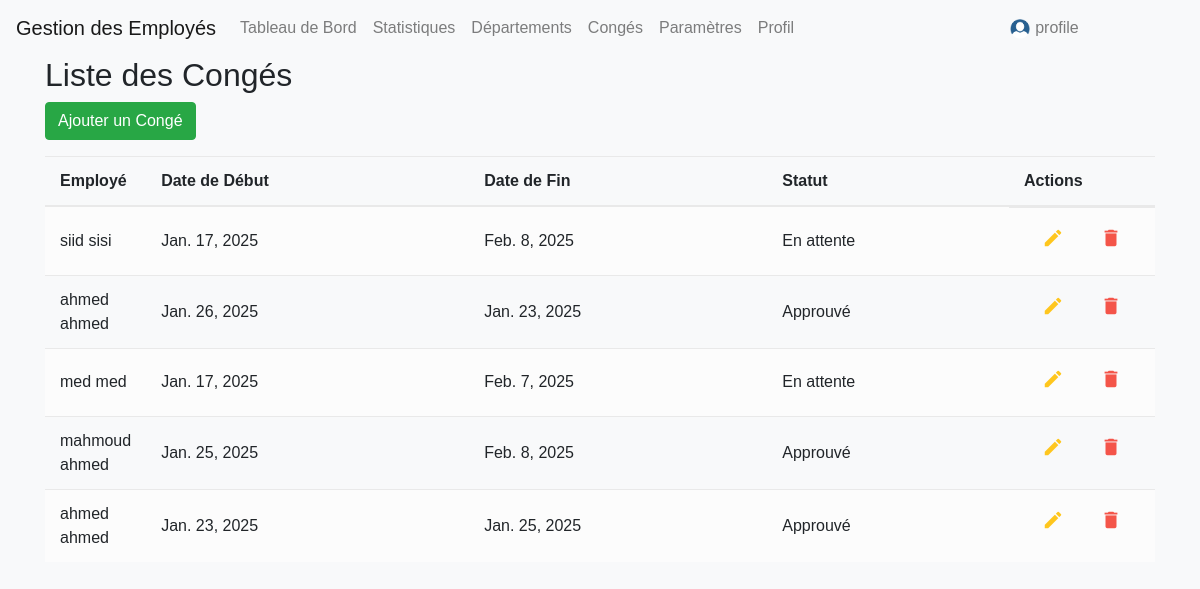
/leaves/, run on the app's committed database.
### gestion/models.py (models this page shows, shortened)
class LeaveRequest(models.Model):
    STATUS_CHOICES = [
        ('pending', 'En attente'),
        ('approved', 'Approuvé'),
        ('rejected', 'Rejeté'),
    ]
    employee = models.ForeignKey(Employee, on_delete=models.CASCADE, related_name='leave_requests')
    start_date = models.DateField()
    end_date = models.DateField()
    status = models.CharField(max_length=20, choices=STATUS_CHOICES, default='pending')
    reason = models.TextField(blank=True, null=True)

class Employee(models.Model):
    first_name = models.CharField(max_length=100)
    last_name = models.CharField(max_length=100)
    email = models.EmailField(unique=True)
    position = models.CharField(max_length=100)
    hire_date = models.DateField()
    salary = models.DecimalField(max_digits=10, decimal_places=2)
    contact = models.CharField(max_length=15, blank=True, null=True)
    department = models.ForeignKey(Department, on_delete=models.SET_NULL, null=True, blank=True)

### gestion/views.py (the view)
# urls.py: path('leaves/', views.leave_list, name='leave_list'),
def leave_list(request):
    leave_requests = LeaveRequest.objects.all()
    return render(request, 'leaves.html', {'leave_requests': leave_requests})

### gestion/templates/leaves.html (shortened to what this page needs)
{% extends 'base.html' %}
{% block content %}
{%load static %}
<link rel="stylesheet" href="https://maxcdn.bootstrapcdn.com/bootstrap/4.5.2/css/bootstrap.min.css">
<link rel="stylesheet" href="{% static 'style.css' %}">
<div class="container">
    <h2>Liste des Congés</h2>
    <a href="{% url 'leave_add' %}" class="btn btn-success mb-3">Ajouter un Congé</a>
    <table class="table table-striped">
        <thead>
            <tr>
                <th>Employé</th>
                <th>Date de Début</th>
                <th>Date de Fin</th>
                <th>Statut</th>
                <th>Actions</th>
            </tr>
        </thead>
        <tbody>
            {% for leave in leave_requests %}
                <tr>
                    <td>{{ leave.employee.first_name }} {{ leave.employee.last_name }}</td>
                    <td>{{ leave.start_date }}</td>
                    <td>{{ leave.end_date }}</td>
                    <td>{{ leave.get_status_display }}</td>
                    <td style="display: flex;">
                        <a href="{% url 'leave_edit' leave.pk %}" class="btn" ><i  class="material-icons"  title="Edit"  style="color: #FFC107;">&#xE254;</i></a>
                        <a href="{% url 'leave_delete' leave.pk %}" class="btn"><i class="material-icons"  title="Delete"  style="color: #F44336;">&#xE872;</i></a>
                    </td>
                </tr>
            {% endfor %}
        </tbody>
    </table>
</div>
{% endblock %}

### gestion/templates/base.html (shortened to what this page needs)
<!DOCTYPE html>
<html lang="fr">
<head>
    <link rel="stylesheet" href="https://maxcdn.bootstrapcdn.com/bootstrap/4.5.2/css/bootstrap.min.css">
    {%load static%}
    <link rel="stylesheet" href="{% static 'style.css' %}">
</head>
<body>
    <nav class="navbar navbar-expand-lg navbar-light bg-light">
        <a class="navbar-brand" href="{% url 'dashboard' %}">Gestion des Employés</a>
        <div class="collapse navbar-collapse" id="navbarNav">
            <ul class="navbar-nav">
                <li class="nav-item">
                    <a class="nav-link" href="{% url 'dashboard' %}">Tableau de Bord</a>
                </li>
                <li class="nav-item">
                    <a class="nav-link" href="{% url 'statistics' %}">Statistiques</a>
                </li>
                <li class="nav-item">
                    <a class="nav-link" href="{% url 'department_list' %}">Départements</a>
                </li>
                <li class="nav-item">
                    <a class="nav-link" href="{% url 'leave_list' %}">Congés</a>
                </li>
                <li class="nav-item">
                    <a class="nav-link" href="{% url 'settings' %}">Paramètres</a>
                </li>
                <li class="nav-item">
                    <a class="nav-link" href="{% url 'profile' %}">Profil</a>
                </li>
                <li class="nav-item" style="margin-left: 200px;">  <a class="nav-link" href="{% url 'profile' %}"><img src="{% static 'user-profile-min.png'%}" alt="profile" width="20" height="20"><span style="margin-left: 5px;">profile</span></a></li>
            </ul>
        </div>
    </nav>
    <!DOCTYPE html>
    <html lang="fr">
    <head>
        <link rel="stylesheet" href="https://maxcdn.bootstrapcdn.com/bootstrap/4.5.2/css/bootstrap.min.css">
        <link rel="stylesheet" href="{% static 'style.css' %}">
    </head>
    <body>
        {% block content %}{% endblock %}
    </body>
    </html>
</body>
</html>

### gestion/static/style.css (style rules this page uses)
body { font-family: 'Arial', sans-serif; background-color: #f8f9fa; }
table.table tr th, table.table tr td { border-color: #e9e9e9; padding: 12px 15px; vertical-align: middle; }
table.table tr th:first-child { width: 60px; }
table.table tr th:last-child { width: 100px; }
table.table-striped tbody tr:nth-of-type(odd) { background-color: #fcfcfc; }
table.table td:last-child i { opacity: 0.9; font-size: 22px; margin: 0 5px; }
table.table td a { font-weight: bold; color: #566787; display: inline-block; text-decoration: none; outline: none !important; }
table.table td i { font-size: 19px; }

### data on the page
LeaveRequest: employee.first_name "siid", employee.last_name "sisi", start_date "Jan. 17, 2025", end_date "Feb. 8, 2025", status "En attente"
LeaveRequest: employee.first_name "ahmed", employee.last_name "ahmed", start_date "Jan. 26, 2025", end_date "Jan. 23, 2025", status "Approuvé"
LeaveRequest: employee.first_name "med", employee.last_name "med", start_date "Jan. 17, 2025", end_date "Feb. 7, 2025", status "En attente"
LeaveRequest: employee.first_name "mahmoud", employee.last_name "ahmed", start_date "Jan. 25, 2025", end_date "Feb. 8, 2025", status "Approuvé"
LeaveRequest: employee.first_name "ahmed", employee.last_name "ahmed", start_date "Jan. 23, 2025", end_date "Jan. 25, 2025", status "Approuvé"
